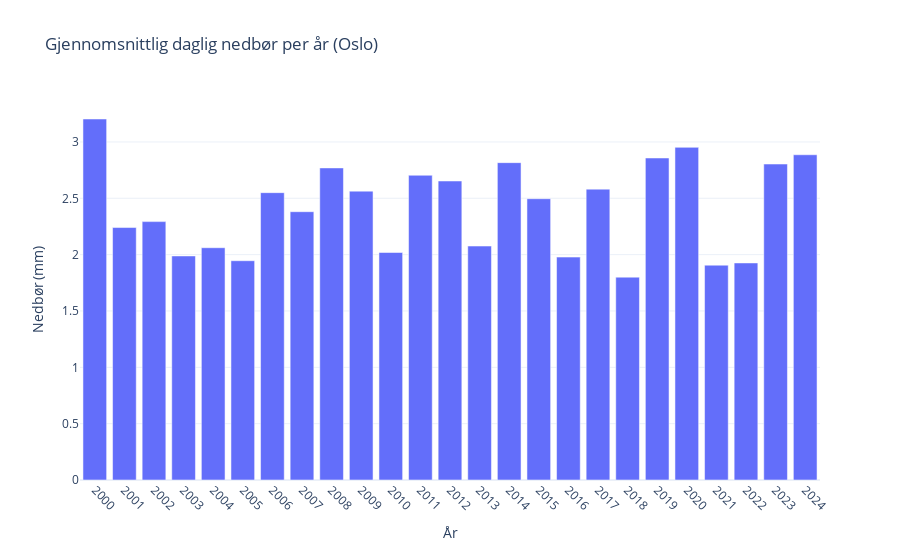

The notebook cell saved with this chart:
### Markdown cell above
### Gjennomsnittlig nedbør per år

### Code cell
df_mean = ys.compute_yearly(city, element_id)

fig = go.Figure()
fig.add_trace(
    go.Bar(
        x=df_mean["year"],
        y=df_mean["value"],
        name=city
    )
)
fig.update_layout(
    title=f"Gjennomsnittlig daglig nedbør per år ({city})",
    xaxis=dict(
        title="År",
        tickmode="array",
        tickvals=df_mean["year"],
        ticktext=df_mean["year"],
        tickangle=45
    ),
    yaxis_title="Nedbør (mm)",
    template="plotly_white"
)

fig.show()

### Figure 1 — Plotly figure (JSON) as saved in the notebook; plotly's stock layout.template omitted (floating-point values rounded to 4 significant figures)
{"data": [{"name": "Oslo", "type": "bar", "x": [2000, 2001, 2002, 2003, 2004, 2005, 2006, 2007, 2008, 2009, 2010, 2011, 2012, 2013, 2014, 2015, 2016, 2017, 2018, 2019, 2020, 2021, 2022, 2023, 2024], "y": [3.204, 2.241, 2.293, 1.988, 2.061, 1.946, 2.55, 2.381, 2.77, 2.564, 2.019, 2.705, 2.654, 2.076, 2.816, 2.496, 1.978, 2.581, 1.8, 2.858, 2.952, 1.907, 1.926, 2.804, 2.887]}], "layout": {"title": {"text": "Gjennomsnittlig daglig nedbør per år (Oslo)"}, "xaxis": {"tickangle": 45, "tickmode": "array", "ticktext": [2000, 2001, 2002, 2003, 2004, 2005, 2006, 2007, 2008, 2009, 2010, 2011, 2012, 2013, 2014, 2015, 2016, 2017, 2018, 2019, 2020, 2021, 2022, 2023, 2024], "tickvals": [2000, 2001, 2002, 2003, 2004, 2005, 2006, 2007, 2008, 2009, 2010, 2011, 2012, 2013, 2014, 2015, 2016, 2017, 2018, 2019, 2020, 2021, 2022, 2023, 2024], "title": {"text": "År"}}, "yaxis": {"title": {"text": "Nedbør (mm)"}}}}
